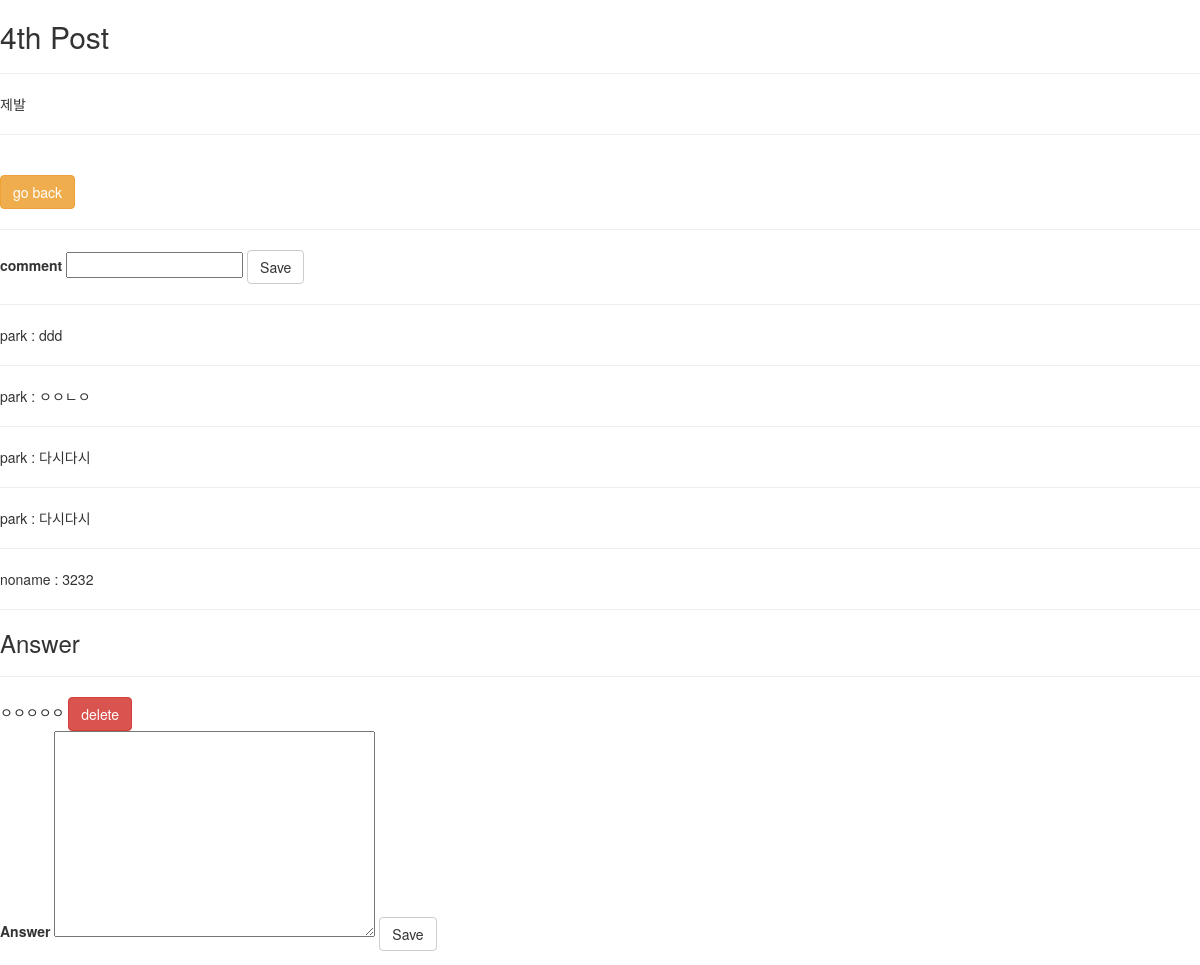
Page /show/2/ on the earlier database version.
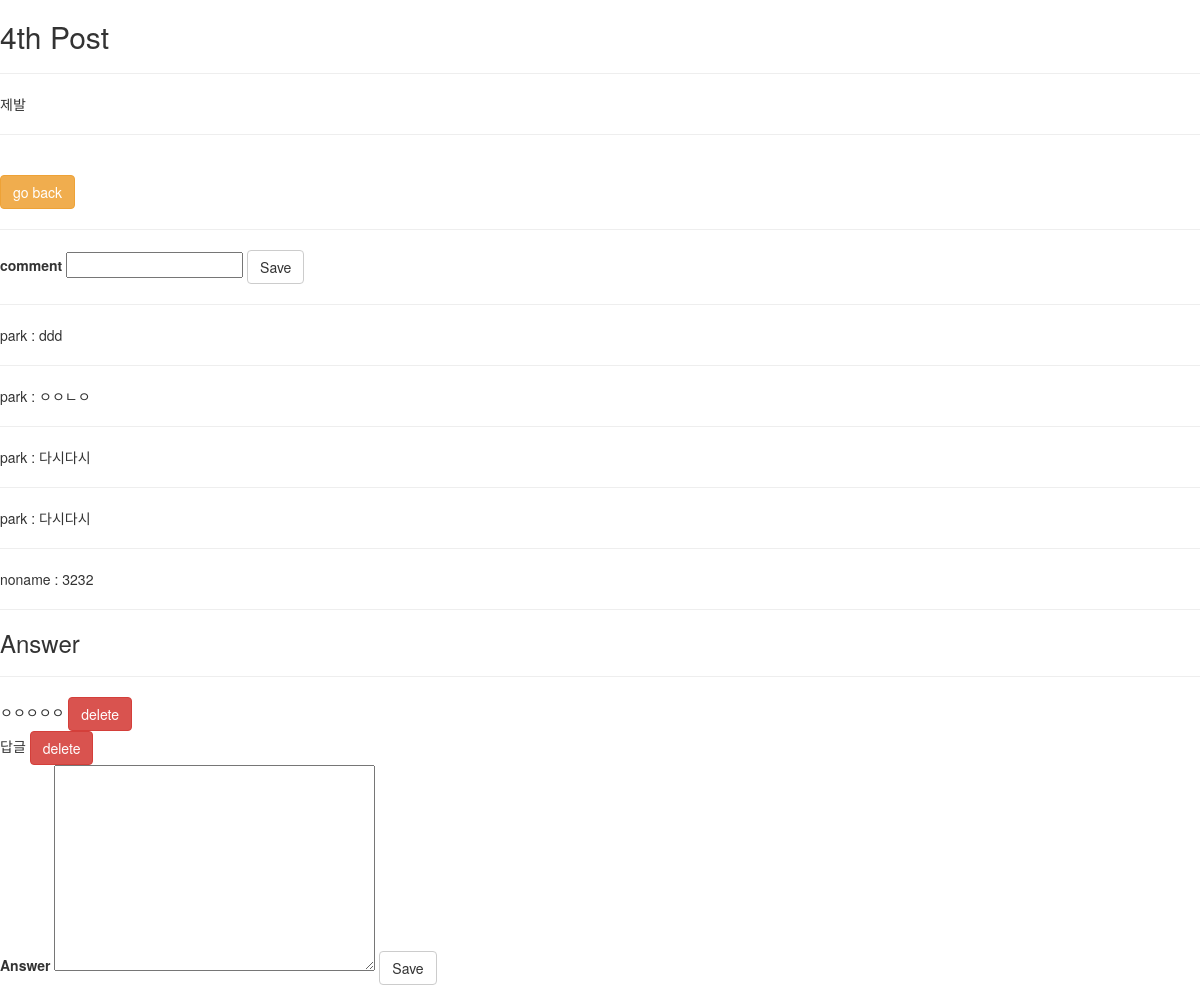
Same page on the later database version.
### users/models.py (models this page shows, shortened)
class Comment(models.Model):
    article = models.ForeignKey(
        Article, on_delete=models.CASCADE
    )
    user = models.ForeignKey(
        CustomUser, on_delete=models.CASCADE,
    )
    comment_text=models.CharField(max_length = 300)
    created_at = models.DateTimeField(
        auto_now_add=True,
    )
    updated_at = models.DateTimeField(
        auto_now=True,
    )
    class Meta:
        ordering = ['-id']

class CustomUser(AbstractUser):
    objects = CustomUserManager()

class Answer(models.Model):
    article = models.ForeignKey(
        Article, on_delete=models.CASCADE,
    )
    user = models.ForeignKey(
        CustomUser,on_delete=models.CASCADE,
    )
    answer_text = models.TextField()
    created_at = models.DateTimeField(
        auto_now_add=True,
    )
    updated_at = models.DateTimeField(
        auto_now=True,
    )

### users/views.py (the view)
# urls.py: path('show/<int:id>/', views.show, name = 'show_article'),
def show(request, id):
    the_article = Article.objects.get(id = id)
    comments = Comment.objects.filter(article__id = id)
    answers = Answer.objects.filter(article__id = id)
    commentform = CommentForm(request.POST or None)
    answerform = AnswerForm(request.POST or None)
    if commentform.is_valid():
        commentform.save()
        return redirect('/users/show/%d'%(id))
    if answerform.is_valid():
        answerform.save()
        return redirect('/users/show/%d'%(id))
    return render(request, 'single_article.html', {'article' : the_article, 'comments' : comments,
                                                     'commentform' : commentform, 'answers' : answers,
                                                     'answerform' : answerform,})

### users/forms.py
class CommentForm(forms.ModelForm):
    class Meta:
        model = Comment
        fields = '__all__'

class AnswerForm(forms.ModelForm):
    class Meta:
        model = Answer
        fields = '__all__'

### users/templates/single_article.html (shortened to what this page needs)
<link rel="stylesheet" href="https://maxcdn.bootstrapcdn.com/bootstrap/3.3.7/css/bootstrap.min.css">
<h2>{{article.title}}</h2>
<hr>
<p>{{article.content}}</p>
<hr>
<a class="btn btn-warning" href = {% url 'home' %}>go back</a> <br/>
<hr/>
<form method="POST">
        <label>comment</label>  {{ commentform.comment_text}}
    <button class="btn btn-default" type="submit">Save</button>
</form>
<hr/>
{% for comment in comments %}
    {{comment.user}} : {{comment.comment_text}}
    <hr/>
{% endfor %}
<h3>Answer</h3><hr>
{% for answer in answers %}
    {{answer.answer_text}}
    <a class="btn btn-danger" href="{%url 'delete_answer' answer.id %}">delete</a><br/>
{% endfor %}
<form method="POST">
        <label>Answer</label>  {{ answerform.answer_text}}
    <button class="btn btn-default" type="submit">Save</button>
</form>

Differences in the rows shown:
added Answer: answer_text "답글"
